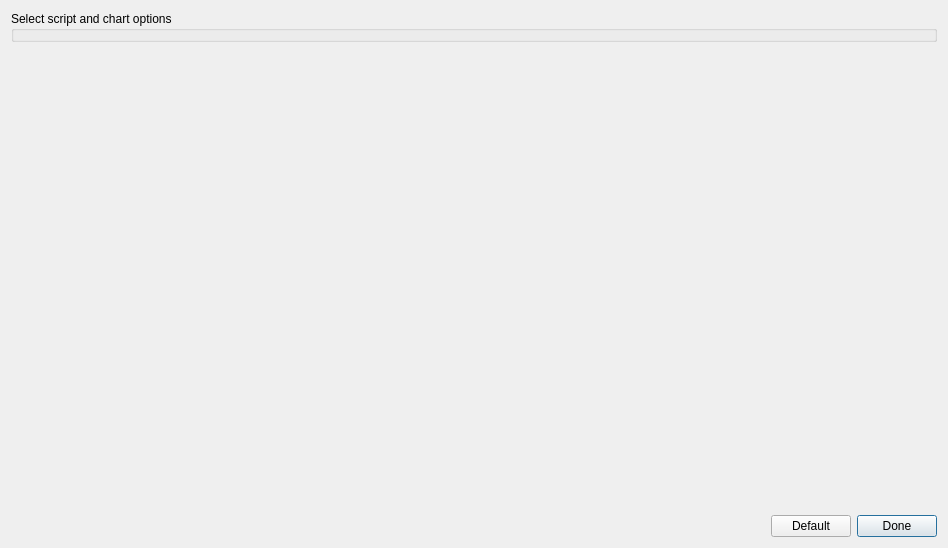
<?xml version="1.0" encoding="UTF-8"?>
<ui version="4.0">
 <class>AnalysisOptionsDialog</class>
 <widget class="QDialog" name="AnalysisOptionsDialog">
  <property name="windowModality">
   <enum>Qt::NonModal</enum>
  </property>
  <property name="geometry">
   <rect>
    <x>0</x>
    <y>0</y>
    <width>948</width>
    <height>548</height>
   </rect>
  </property>
  <property name="windowTitle">
   <string>Analytic options</string>
  </property>
  <property name="modal">
   <bool>true</bool>
  </property>
  <layout class="QGridLayout" name="gridLayout">
   <item row="0" column="0">
    <layout class="QVBoxLayout" name="verticalLayout">
     <item>
      <widget class="QGroupBox" name="main_groupbox">
       <property name="title">
        <string>Select script and chart options</string>
       </property>
      </widget>
     </item>
    </layout>
   </item>
   <item row="1" column="0">
    <spacer name="verticalSpacer">
     <property name="orientation">
      <enum>Qt::Vertical</enum>
     </property>
     <property name="sizeHint" stdset="0">
      <size>
       <width>20</width>
       <height>40</height>
      </size>
     </property>
    </spacer>
   </item>
   <item row="2" column="0">
    <layout class="QHBoxLayout" name="horizontalLayout">
     <item>
      <spacer name="horizontalSpacer">
       <property name="orientation">
        <enum>Qt::Horizontal</enum>
       </property>
       <property name="sizeHint" stdset="0">
        <size>
         <width>40</width>
         <height>20</height>
        </size>
       </property>
      </spacer>
     </item>
     <item>
      <widget class="QPushButton" name="default_button">
       <property name="text">
        <string>Default</string>
       </property>
       <property name="autoDefault">
        <bool>false</bool>
       </property>
      </widget>
     </item>
     <item>
      <widget class="QPushButton" name="done_button">
       <property name="text">
        <string>Done</string>
       </property>
       <property name="autoDefault">
        <bool>true</bool>
       </property>
       <property name="default">
        <bool>true</bool>
       </property>
      </widget>
     </item>
    </layout>
   </item>
  </layout>
 </widget>
 <resources/>
 <connections>
  <connection>
   <sender>done_button</sender>
   <signal>clicked()</signal>
   <receiver>AnalysisOptionsDialog</receiver>
   <slot>accept()</slot>
   <hints>
    <hint type="sourcelabel">
     <x>568</x>
     <y>331</y>
    </hint>
    <hint type="destinationlabel">
     <x>309</x>
     <y>176</y>
    </hint>
   </hints>
  </connection>
 </connections>
</ui>
